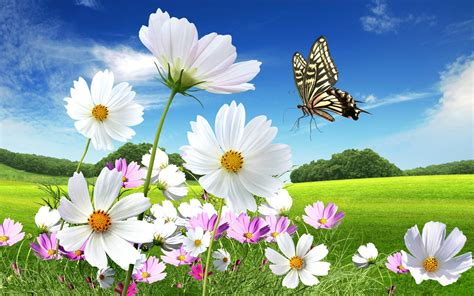
#> input picture image/flower.jpeg, 474 x 296 px, found by its file name
$ python histrogram.py
#> lines starting #> are read from the running program, lines starting #| are printed output that depends on the picture
import cv2 as cv
import matplotlib.pyplot as plt
import os
import numpy as np

def build_histrogram():
    print(os.getcwd())
    imgpath1 = os.path.join(os.getcwd(), 'image/flower.jpeg')
    img = cv.imread(imgpath1, 1)
#> img is the input picture: shape (296, 474, 3); mean B, G, R 159.4, 164, 136.7
    if img is None:
        print("Failed to load image")
        return

    rgb=img[:,:,::-1]
    r,g,b=cv.split(rgb)
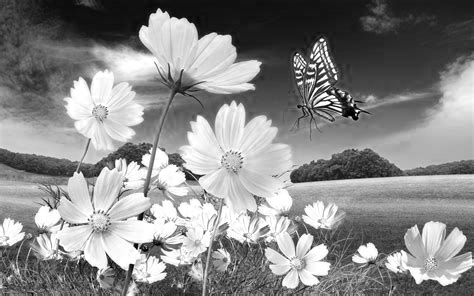
#> r: shape (296, 474); min 0, max 255, mean 136.7
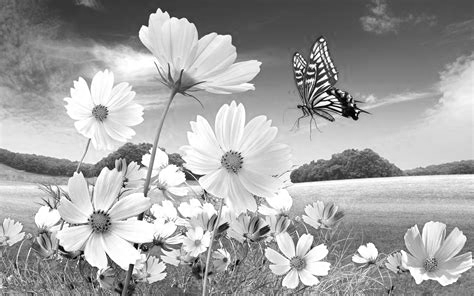
#> g: shape (296, 474); min 0, max 255, mean 164
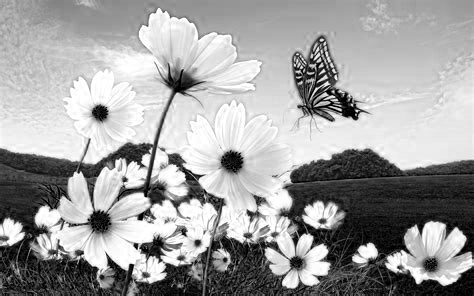
#> b: shape (296, 474); min 0, max 255, mean 159.4
    # plt.figure(figsize=(15, 5))
    colors = ['r', 'g', 'b']

    # [12 lines of commented-out code are left out]
    plt.figure(figsize=(15,10))
    plt.subplot(3,2,1)
    plt.title("RGB IMAGE")
    plt.imshow(rgb)
    plt.subplot(3,2,2)
    plt.title("Red channel")
    plt.imshow(r)
    plt.subplot(3,2,3)
    plt.title("Green Channel")
    plt.imshow(g)
    plt.subplot(3,2,4)
    plt.title("Blue channel")
    plt.imshow(b)
    r=r*0.299
    plt.tight_layout()
    plt.show()
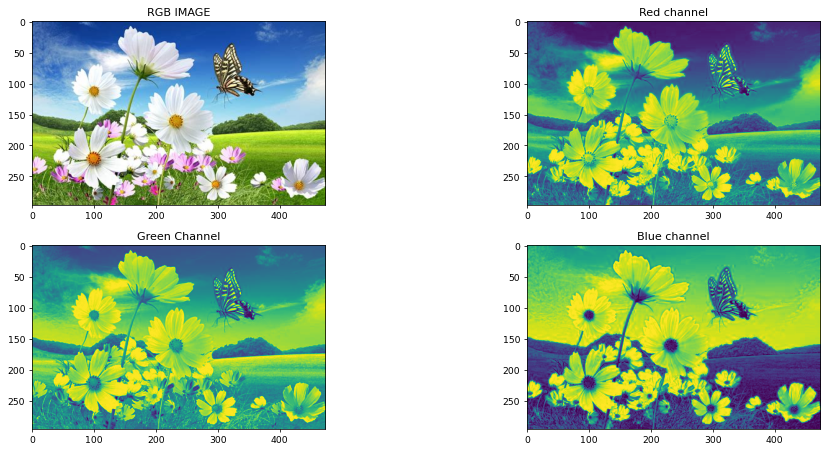
#> figure drawn by matplotlib, 4 panels


if __name__=='__main__':
    build_histrogram()

$ run again, with image/image-3.jpeg copied over image/flower.jpeg
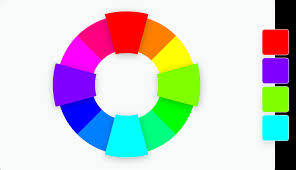
#> input picture image/image-3.jpeg, 296 x 170 px, found by its file name
#> in build_histrogram, img is the input picture: shape (170, 296, 3); mean B, G, R 201.9, 202.5, 201.4
#> in build_histrogram, `r,g,b=cv.split(rgb)`:
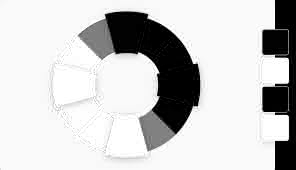
#> b: shape (170, 296); min 0, max 255, mean 201.9
#> in build_histrogram, `plt.show()`:
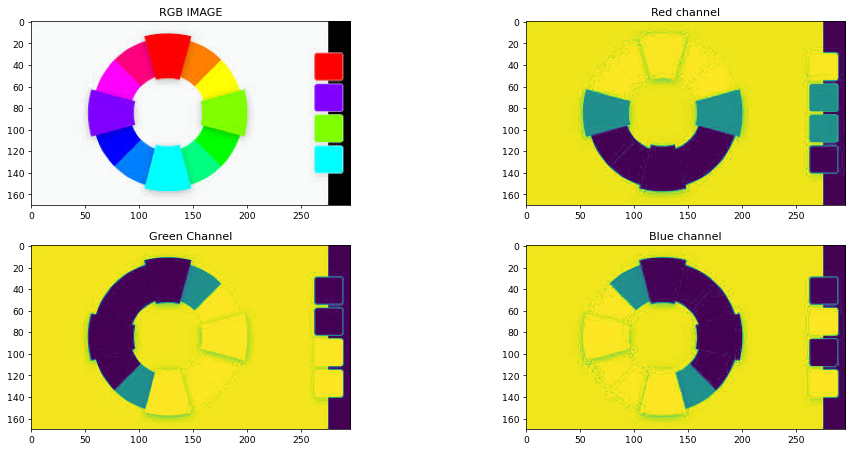
#> figure drawn by matplotlib, 4 panels
